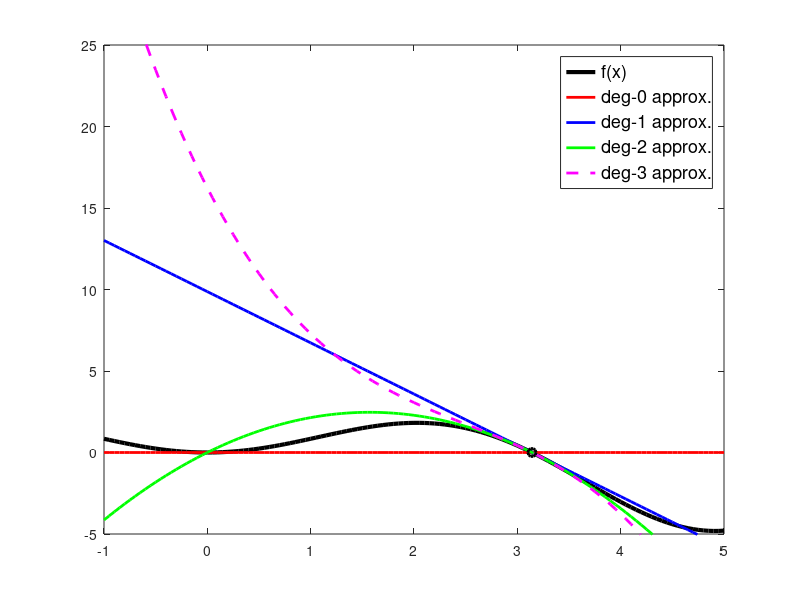

Source code (MATLAB):
clear all
clc
clear
format long

% initialize t
x = -1:.05:5;

% initial function
f_initial = x.*sin(x);

f0 = zeros(length(x),1);
f1 = -pi.*(x-pi);
f2 = -pi.*(x-pi)-(x-pi).^2;
f3 = -pi.*(x-pi)-(x-pi).^2-(((x-pi).^3)/6)*pi;

% plot
plot(x,f_initial,'k','linewidth',3);
hold

plot(x,f0,'r','linewidth',2);
plot(x,f1,'b','linewidth',2);
plot(x,f2,'g','linewidth',2);
plot(x,f3,'--m','linewidth',2);

plot(pi,0,'ok','linewidth',2);

legend('f(x)','deg-0 approx.','deg-1 approx.','deg-2 approx.','deg-3 approx.','Location','NorthEast','fontsize',13);
xlim([-1 5])
ylim([-5 25])